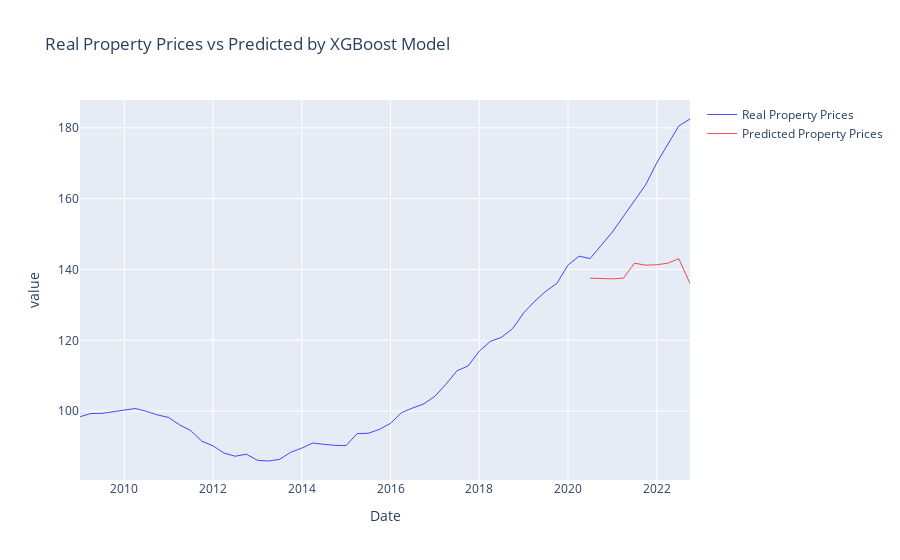

Notebook code for this chart:
### Markdown cell above
the root mean squared error is pretty high. This model does not come close to explaining housing price

### Code cell
# plot predicted prices

fig = go.Figure()

fig.add_trace(
    go.Scatter(
        x=df_cleaned.index,
        y=df_cleaned['property_prices'],
        name= 'Real Property Prices',
        line=dict(color='blue', width=0.7)))

# add predicted housing prices
fig.add_trace(
    go.Scatter(
    x = y_test.index,
    y=y_test['predicted_housing_prices_xgboost'],
        name= 'Predicted Property Prices',
    mode='lines',
    line=dict(color='red', width=0.7)))


fig.update_layout(
    title='Real Property Prices vs Predicted by XGBoost Model',
    xaxis_title = 'Date', 
    yaxis_title = 'value')


fig.show()

### Figure 1 — Plotly figure (JSON) as saved in the notebook; plotly's stock layout.template omitted (floating-point values rounded to 4 significant figures)
{"data": [{"line": {"color": "blue", "width": 0.7}, "name": "Real Property Prices", "type": "scatter", "x": ["2009-01-01T00:00:00", "2009-04-01T00:00:00", "2009-07-01T00:00:00", "2009-10-01T00:00:00", "2010-01-01T00:00:00", "2010-04-01T00:00:00", "2010-07-01T00:00:00", "2010-10-01T00:00:00", "2011-01-01T00:00:00", "2011-04-01T00:00:00", "2011-07-01T00:00:00", "2011-10-01T00:00:00", "2012-01-01T00:00:00", "2012-04-01T00:00:00", "2012-07-01T00:00:00", "2012-10-01T00:00:00", "2013-01-01T00:00:00", "2013-04-01T00:00:00", "2013-07-01T00:00:00", "2013-10-01T00:00:00", "2014-01-01T00:00:00", "2014-04-01T00:00:00", "2014-07-01T00:00:00", "2014-10-01T00:00:00", "2015-01-01T00:00:00", "2015-04-01T00:00:00", "2015-07-01T00:00:00", "2015-10-01T00:00:00", "2016-01-01T00:00:00", "2016-04-01T00:00:00", "2016-07-01T00:00:00", "2016-10-01T00:00:00", "2017-01-01T00:00:00", "2017-04-01T00:00:00", "2017-07-01T00:00:00", "2017-10-01T00:00:00", "2018-01-01T00:00:00", "2018-04-01T00:00:00", "2018-07-01T00:00:00", "2018-10-01T00:00:00", "2019-01-01T00:00:00", "2019-04-01T00:00:00", "2019-07-01T00:00:00", "2019-10-01T00:00:00", "2020-01-01T00:00:00", "2020-04-01T00:00:00", "2020-07-01T00:00:00", "2020-10-01T00:00:00", "2021-01-01T00:00:00", "2021-04-01T00:00:00", "2021-07-01T00:00:00", "2021-10-01T00:00:00", "2022-01-01T00:00:00", "2022-04-01T00:00:00", "2022-07-01T00:00:00", "2022-10-01T00:00:00"], "y": [98.43, 99.34, 99.39, 99.79, 100.4, 100.7, 99.97, 98.93, 98.22, 96.11, 94.53, 91.52, 90.2, 88.15, 87.28, 87.85, 86.11, 85.93, 86.39, 88.39, 89.57, 91.0, 90.64, 90.33, 90.3, 93.68, 93.75, 94.86, 96.57, 99.58, 100.9, 102.1, 104.2, 107.6, 111.4, 112.8, 117.0, 119.7, 120.8, 123.3, 127.7, 131.0, 133.8, 136.1, 141.3, 143.8, 143.1, 146.9, 150.6, 155.0, 159.6, 163.9, 170.1, 175.4, 180.5, 182.5]}, {"line": {"color": "red", "width": 0.7}, "mode": "lines", "name": "Predicted Property Prices", "type": "scatter", "x": ["2020-07-01T00:00:00", "2020-10-01T00:00:00", "2021-01-01T00:00:00", "2021-04-01T00:00:00", "2021-07-01T00:00:00", "2021-10-01T00:00:00", "2022-01-01T00:00:00", "2022-04-01T00:00:00", "2022-07-01T00:00:00", "2022-10-01T00:00:00"], "y": [137.5, 137.4, 137.4, 137.6, 141.8, 141.2, 141.3, 141.8, 143.0, 136.0]}], "layout": {"title": {"text": "Real Property Prices vs Predicted by XGBoost Model"}, "xaxis": {"title": {"text": "Date"}}, "yaxis": {"title": {"text": "value"}}}}
